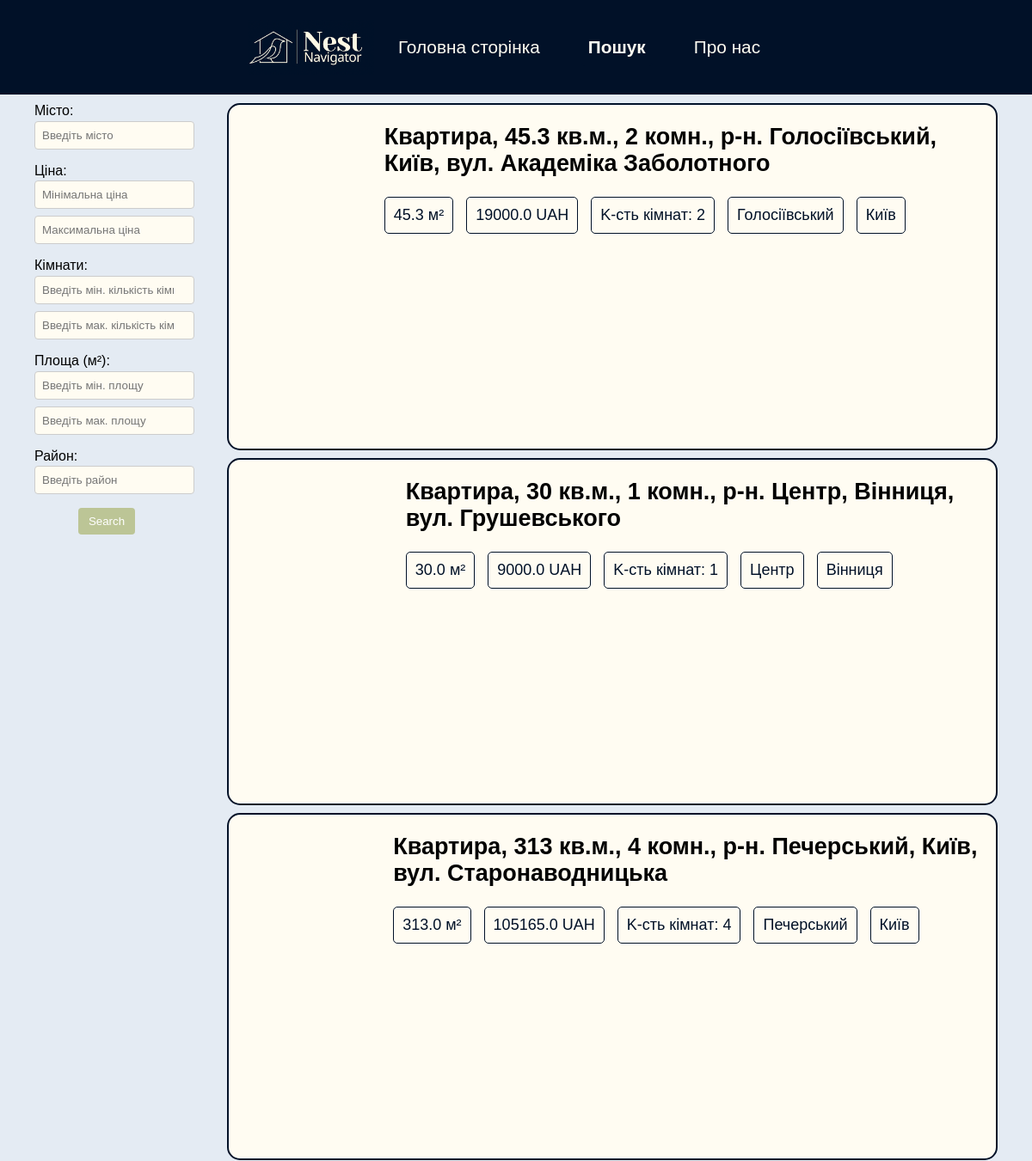
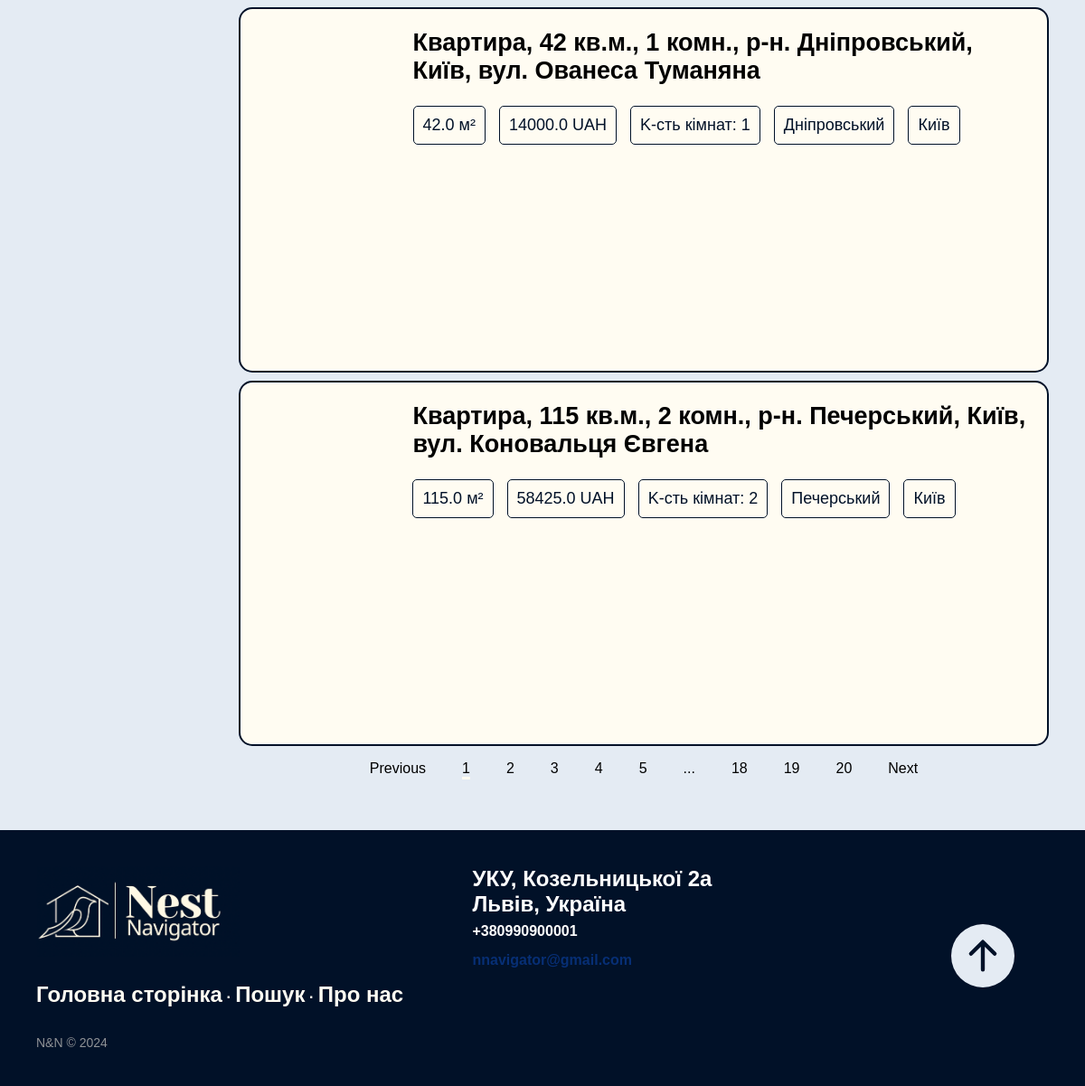
Page /search/1 on the committed database (2 pictures, top to bottom).
### app_bohdan.py (models this page shows, shortened)
class Apartament_write(Base):
    __tablename__ = "Apartaments"
    images = Column("images", String) #
    url = Column("url", String, primary_key = True) #
    name = Column("name", String) #
    area = Column("area", REAL) #
    price = Column("price", REAL)
    currency = Column("currency", String)
    rooms = Column('rooms', Integer)
    district = Column('district', String)
    city = Column('city', String)

### app_bohdan.py (the view, shortened to what this page needs)
@app.route('/search/', methods = ["POST", "GET"], defaults = {'page': 5})
@app.route('/search/<int:page>', methods = ["GET", "POST"])
def search(page):
    pages = 5
    filters = session.get('filters', {})
    query = Apartament.query
    if filters.get('city'):
        query = query.filter(Apartament.city.like(filters['city']))
    if filters.get('district'):
        query = query.filter(Apartament.district.like(filters['district']))
    if filters.get('min_area'):
        query = query.filter(Apartament.area >= float(filters['min_area']))
    if filters.get('max_area'):
        query = query.filter(Apartament.area <= float(filters['max_area']))
    if filters.get('min_price'):
        query = query.filter(Apartament.price >= float(filters['min_price']))
    if filters.get('max_price'):
        query = query.filter(Apartament.price <= float(filters['max_price']))
    if filters.get('min_rooms'):
        query = query.filter(Apartament.rooms >= int(filters['min_rooms']))
    if filters.get('max_rooms'):
        query = query.filter(Apartament.rooms <= int(filters['max_rooms']))
    apartaments = query.paginate(page=page, per_page=pages, error_out = False)
    return render_template('search_page.html', apartaments=apartaments)

### templates/search_page.html (shortened to what this page needs)
<!DOCTYPE html>
<html lang="uk">
<head>
    <link rel="stylesheet" href="{{ url_for('static', filename = 'css/style.css')}}">
</head>
<body>
    <header>
        <img src="{{ url_for('static', filename = 'imgs/logo.png') }}" alt="Nest Navigator" class="logo">
        <nav>
            <ul class="header-text">
                <li><a href="{{ url_for('main') }}">Головна сторінка</a></li>
                <li><a class="active" href="{{ url_for('search') }}"><strong>Пошук</strong></a></li>
                <li><a href="{{ url_for('team') }}">Про нас</a></li>
            </ul>
        </nav>
    </header>
    <main>
        <div class="flex width-100 main-block">
            <div class="filters">
                <form id="searchForm" action="" method="post" autocomplete="off">
                    <div class="filter-item">
                        <label for="city">Місто:</label>
                        <input type="text" class="form-control" name="city_tag" autocomplete="off"
                            placeholder="Введіть місто" />
                    </div>
                    <div class="filter-item">
                        <label for="price">Ціна:</label>
                        <input type="number" class="form-control" name="min_price_tag" placeholder="Мінімальна ціна" />
                        <input type="number" class="form-control" name="max_price_tag" placeholder="Максимальна ціна" />
                    </div>
                    <div class="filter-item">
                        <label for="rooms">Кімнати:</label>
                        <input type="number" class="form-control" name="min_rooms_tag"
                            placeholder="Введіть мін. кількість кімнат" />
                        <input type="number" class="form-control" name="max_rooms_tag"
                            placeholder="Введіть мак. кількість кімнат" />
                    </div>
                    <div class="filter-item">
                        <label for="area">Площа (м²):</label>
                        <input type="number" class="form-control" name="min_area_tag"
                            placeholder="Введіть мін. площу" />
                        <input type="number" class="form-control" name="max_area_tag"
                            placeholder="Введіть мак. площу" />
                    </div>
                    <div class="filter-item">
                        <label for="region">Район:</label>
                        <input type="text" class="form-control" name="district_tag" placeholder="Введіть район" />
                    </div>
                    <div class="col-6" align="center">
                        <input type="submit" value="Search" class="form-control btn btn-primary " name="">
                    </div>
                </form>
            </div>
            <div class="container wdth-80">
                {% for apartament in apartaments.items %}
                <div class="flex adver-section">
                    <div class="flex desc">
                        <div class="flex center-d">
                            <button class="prev btns-sl" onclick="prev(this)">&#10094</button>
                            <div class="slider-wrap">
                                <div class="slider-main">
                                    {% for el in apartament.images.split(',') %}
                                    <div class="item">
                                    </div>
                                    {% endfor %}
                                </div>
                            </div>
                            <button class="next btns-sl" onclick="next(this)">&#10095</button>
                        </div>
                        <div class='adver-text'>
                            <h2><a href="{{ apartament.url }}">{{ apartament.name.split(', ', maxsplit = 1)[1] }}</a>
                            </h2>
                            <div class="adver-description">
                                <p class="adver-description-item">{{ apartament.area }} м²</p>
                                <div class="adver-description-item">
                                    {{ apartament.price }}
                                    {{ apartament.currency }}
                                </div>
                                <p class="adver-description-item">K-сть кімнат: {{ apartament.rooms }}</p>
                                <p class="adver-description-item">{{ apartament.district }}</p>
                                <p class="adver-description-item">{{ apartament.city }}</p>
                            </div>
                        </div>
                    </div>
                </div>
                {% endfor %}
                <nav aria-label="Page navigation example">
                    <ul class="pagination">
                        {% if apartaments.has_prev %}
                        <li class="page-item"> <a class="page-link"
                                href="{{ url_for('search', page = apartaments.prev_num)  }}">Previous</a></li>
                        {% else %}
                        <li class="page-item"> <a class="page-link btn disabled" href="#">Previous</a></li>
                        {% endif %}
                        {% for page in apartaments.iter_pages(left_edge = 3, right_edge = 3) %}
                        {% if page %}
                        {% if page == apartaments.page %}
                        <li class="page-item active"><a class="page-link" href="{{ url_for('search', page=page)}}">{{
                                page }}</a></li>
                        {% else %}
                        <li class="page-item"><a class="page-link" href="{{ url_for('search', page=page)}}">{{ page
                                }}</a></li>
                        {% endif %}
                        {% else %}
                        <li class="page-item disabled" id="example_ellipsis"><a href="#" class="page-link">...</a></li>
                        {% endif %}
                        {% endfor %}
                        {% if apartaments.has_next %}
                        <li class="page-item"> <a class="page-link"
                                href="{{ url_for('search', page = apartaments.next_num) }}">Next</a></li>
                        {% else %}
                        <li class="page-item"> <a class="page-link btn disabled" href="#">Next</a></li>
                        {% endif %}
                    </ul>
                </nav>
            </div>
        </div>
    </main>
    <footer class="footer-distributed">
        <div class="footer-left">
            <IMG src="{{ url_for('static', filename = 'imgs/logo.png') }}" ALT="" WIDTH=225 HEIGHT=100>
            <p class="footer-links">
                <a href="{{ url_for('main') }}">Головна сторінка</a> ·
                <a>Пошук</a> ·
                <a href="{{ url_for('team') }}">Про нас</a>
            </p>
            <p class="footer-company-name">N&N &copy; 2024</p>
        </div>
        <div class="footer-center">
            <div class='adress'>
                <p>УКУ, Козельницької 2а <br> Львів, Україна</p>
            </div>
            <div>
                <p>+380990900001</p>
            </div>
            <div>
                <p><a href="mailto:support@company.com">nnavigator@gmail.com</a></p>
            </div>
            <a href="#">
                <svg xmlns="http://www.w3.org/2000/svg" width="70" height="70" fill="#E4EBF3"
                    class="bi bi-arrow-up-circle-fill" viewBox="0 0 16 16">
                    <path
                        d="M16 8A8 8 0 1 0 0 8a8 8 0 0 0 16 0m-7.5 3.5a.5.5 0 0 1-1 0V5.707L5.354 7.854a.5.5 0 1 1-.708-.708l3-3a.5.5 0 0 1 .708 0l3 3a.5.5 0 0 1-.708.708L8.5 5.707z" />
                </svg>
            </a>
        </div>
    </footer>
</body>
</html>

### static/css/style.css (style rules this page uses)
body { font-family: Arial, sans-serif; margin: 0; padding: 0; box-sizing: border-box; background-color: #E4EBF3; }
header { z-index: 1; height: 10vh; display: flex; align-items: center; justify-content: center; background-color: #011128; color: #E4EBF3; padding: 15px 0; position: fixed; width: 100%; }
.header-text { font-size: 1.3em; }
.logo { max-height: 80%; max-width: 100%; }
nav ul { list-style: none; padding: 0; display: flex; justify-content: center; }
nav ul li { margin: 0 20px; }
nav ul li a { color: #FFFCF2; text-decoration: none; }
main { padding: 120px 40px 40px; background-color: #E4EBF3 }
.main-block { justify-content: space-between; }
.adress { font-size: 1.5em; }
button { padding: 0.5em 1em; margin-top: 2em; background-color: #011128; color: #FFFCF2; background-color: #011128; color: #FFFCF2 }
.flex { display: flex; }
.width-100 { width: 100%; }
.desc { height: max-content; justify-content: space-between; }
.container { flex-direction: column; }
.adver-section { background-color: #FFFCF2; color: #011128; border: 2px solid #011128; border-radius: 15px; font-size: 18px; cursor: pointer; transition: background-color 0.3s; margin-bottom: 1%; padding-right: 20px; }
.adver-text { overflow: hidden; word-wrap: break-word; }
.adver-description-item { display: inline-block; border: 1px solid #011128; border-radius: 5px; padding: 10px; margin: 0 10px 10px 0; }
.filters { width: 15%; }
.filter-item { margin-bottom: 1vh; }
.filter-item label { display: block; margin-bottom: 0.33vh; }
input[type="submit"] { background-color: #BCC596; color: white; padding: 1vh 1.5vh; border: none; border-radius: 4px; cursor: pointer; }
.filter-item input, .filter-item select { width: 100%; padding: 1vh; margin-bottom: 1vh; border: 1px solid #ccc; border-radius: 0.5vh; background-color: #FFFCF2; }
.footer-distributed { background-color:#011128;; box-shadow: 0 0px 0px 0 rgba(0, 0, 0, 0.12); box-sizing: border-box; width: 100%; text-align: left; font: bold 16px sans-serif; padding: 5vh 5vh; }
.footer-distributed .footer-left, .footer-distributed .footer-center, .footer-distributed .footer-right { display: inline-block; vertical-align: top; }
.bi-arrow-up-circle-fill { margin-left: 70vh; margin-top: -10vh }
.footer-distributed .footer-left { width: 40%; }
.footer-distributed .footer-links { color: #FFFCF2; margin: 2vh 0 3vh; padding: 0; }
.footer-distributed .footer-links a { display: inline-block; line-height: 1.8; text-decoration: none; color: inherit; font-size: 1.5em; }
.footer-distributed .footer-company-name { color: #8f9296; font-size: 14px; font-weight: normal; margin: 0; }
.footer-distributed .footer-center { width: 35%; }
.footer-distributed .footer-center p { display: inline-block; color: #ffffff; vertical-align: middle; margin: 0; }
.footer-distributed .footer-center p a { color: #072f75; text-decoration: none; }
.slider-wrap { position: relative; overflow: hidden; }
.slider-main { height: 50vh; }
.slider-main .item { display: inline-block; position: relative; width: 100%; height: 100%; }
.wdth-80 { width: 80%; }
.center-d { margin-right: 5%; width: 25%; position: relative; }
.btns-sl { margin-top: 0; cursor: pointer; background: none; color: #FFFCF2; border: 0; transition: all 0.3s ease; position: absolute; top: 0; bottom: 0; z-index: 5; }
.prev { left:0; }
.next { right: 0; }
.page-item a { color: black; }
.active { border-bottom: solid rgb(255, 252, 242); }
.header-text li a { border-color: #011128; padding: 1vh; border-radius: 0.5vh; transition: 0.2s; }
a { text-decoration: none; color: black; }

### rows in the picture
Apartament_write: name "Квартира, 45.3 кв.м., 2 комн., р‑н. Голосіївський, Київ, вул. Академіка Заболотного", area "45.3", price "19000.0", currency "UAH", rooms "2", district "Голосіївський", city "Київ"
Apartament_write: name "Квартира, 30 кв.м., 1 комн., р‑н. Центр, Вінниця, вул. Грушевського", area "30.0", price "9000.0", currency "UAH", rooms "1", district "Центр", city "Вінниця"
Apartament_write: name "Квартира, 313 кв.м., 4 комн., р‑н. Печерський, Київ, вул. Старонаводницька", area "313.0", price "105165.0", currency "UAH", rooms "4", district "Печерський", city "Київ"
Apartament_write: name "Квартира, 42 кв.м., 1 комн., р‑н. Дніпровський, Київ, вул. Ованеса Туманяна", area "42.0", price "14000.0", currency "UAH", rooms "1", district "Дніпровський", city "Київ"
Apartament_write: name "Квартира, 115 кв.м., 2 комн., р‑н. Печерський, Київ, вул. Коновальця Євгена", area "115.0", price "58425.0", currency "UAH", rooms "2", district "Печерський", city "Київ"

### other values in the picture
{{ page }} "1"
{{ page }} "2" "3" "4" "5" "18" "19" "20"
